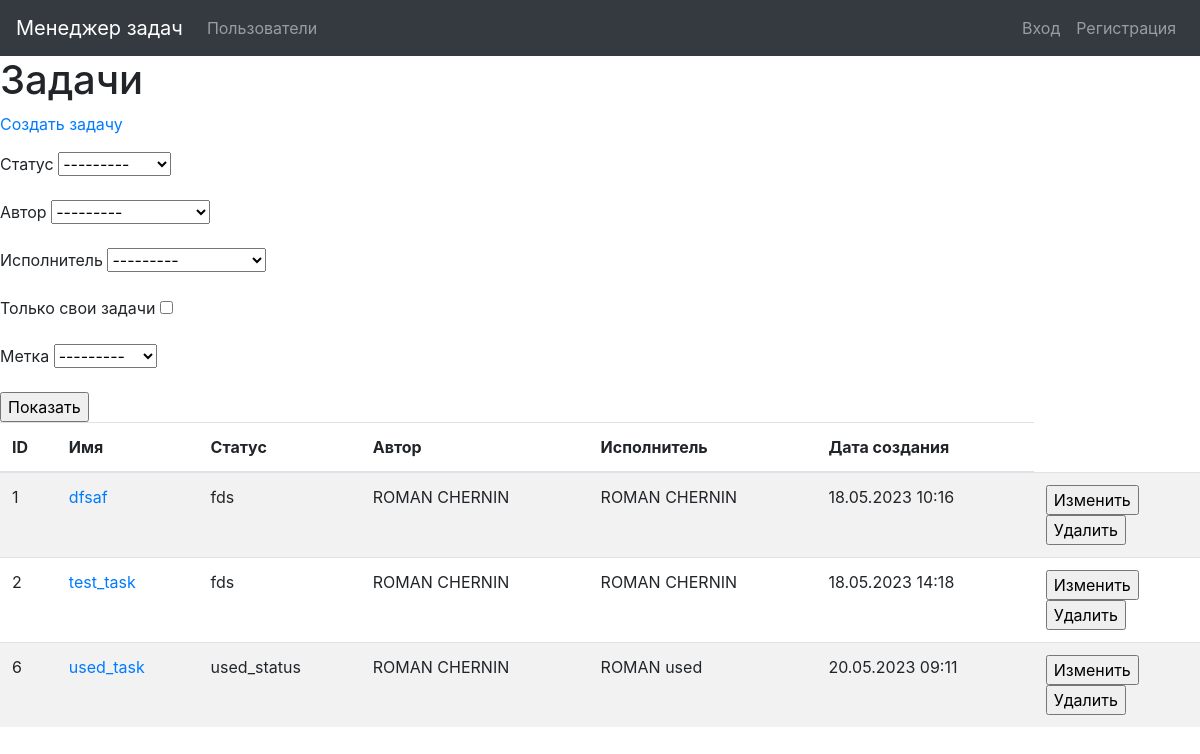
/tasks/, run on the app's committed database.
### task_manager/tasks/models.py (models this page shows, shortened)
class Task(models.Model):
    name = models.CharField(_('Name'), max_length=100, unique=True)
    description = models.TextField(_('Description'), )
    author = models.ForeignKey(User, on_delete=models.PROTECT,
                               related_name='user_author')
    status = models.ForeignKey(Status, on_delete=models.PROTECT)
    executor = models.ForeignKey(User, on_delete=models.PROTECT,
                                 related_name='user_assignee')
    labels = models.ManyToManyField(Label, through=TaskLabel,
                                    related_name='tasks')
    created_at = models.DateTimeField(default=timezone.now)

### task_manager/statuses/models.py (models this page shows)
class Status(models.Model):
    name = models.CharField(_('Name'), max_length=100, unique=True)
    created_at = models.DateTimeField(default=timezone.now)
    def __str__(self):
        return self.name

### task_manager/users/models.py (models this page shows, shortened)
class User(AbstractUser):
    created_at = models.DateTimeField(default=timezone.now)
    is_active = models.BooleanField(default=True)
    is_admin = models.BooleanField(default=False)
    objects = UserManager()
    def __str__(self):
        return f'{self.first_name} {self.last_name}'

### task_manager/tasks/views.py (the view)
# urls.py: path('', views.TasksListView.as_view(), name='tasks_list'),
class TasksListView(ListView):
    model = Task
    template_name = 'task/tasks_list.html'
    context_object_name = 'tasks'
    def get_context_data(self, **kwargs):
        context = super().get_context_data(**kwargs)
        context['filter'] = \
            forms.TaskFilter(self.request.GET, queryset=self.get_queryset(),
                             request=self.request)
        return context

### task_manager/labels/models.py (called while the page is built)
    def __str__(self):
        return self.name

### task_manager/tasks/forms.py (called while the page is built)
    def filter_by_authorized(self, queryset, author, value):
        authorized_user = getattr(self.request, 'user', None)
        if value:
            return queryset.filter(author=authorized_user.id)
        else:
            return queryset

### task_manager/templates/task/tasks_list.html (shortened to what this page needs)
{% extends "base.html" %}
{% block content %}
{% load i18n %}
<h1>{% translate "Tasks" %}</h1>
<p><a href="{% url 'task_create' %}">{% translate "Create tasks" %}</a></p>
<div class="table-responsive">
    <form method="get">
      {{ filter.form.as_p }}
      <input type="submit" value="Показать"/>
    </form>
  <table class="table table-striped">
    <thead>
      <tr>
        <th>{% translate "ID" %}</th>
        <th>{% translate "Name" %}</th>
        <th>{% translate "Status" %}</th>
        <th>{% translate "Author" %}</th>
        <th>{% translate "Assigned to" %}</th>
        <th>{% translate "Created at" %}</th>
      </tr>
    </thead>
    <tbody>
    {% for task in filter.qs %}
      <tr>
        <td>{{ task.id }}</td>
        <td><a href="{% url 'task_details' pk=task.id %}">{{ task.name }}</a></td>
        <td>{{ task.status }}</td>
        <td>{{ task.author.first_name }} {{ task.author.last_name }}</td>
        <td>{{ task.executor.first_name }} {{ task.executor.last_name }}</td>
        <td>{{ task.created_at|date:"d.m.Y H:i" }}</td>
        <td>
          <form action="{% url 'task_update' pk=task.id %}" method="get">
          <input type="submit" value="Изменить">
          </form>
          <form action="{% url 'task_delete' pk=task.id %}" method="get">
          <input type="submit" value="Удалить">
          </form>
        </td>
      </tr>
      {% endfor %}
      </tbody>
</table>
  </div>
{% endblock %}

### data on the page
Task: id "1", name "dfsaf", status "fds", author.first_name "ROMAN", author.last_name "CHERNIN", executor.first_name "ROMAN", executor.last_name "CHERNIN", created_at "18.05.2023 10:16"
Task: id "2", name "test_task", status "fds", author.first_name "ROMAN", author.last_name "CHERNIN", executor.first_name "ROMAN", executor.last_name "CHERNIN", created_at "18.05.2023 14:18"
Task: id "6", name "used_task", status "used_status", author.first_name "ROMAN", author.last_name "CHERNIN", executor.first_name "ROMAN", executor.last_name "used", created_at "20.05.2023 09:11"
